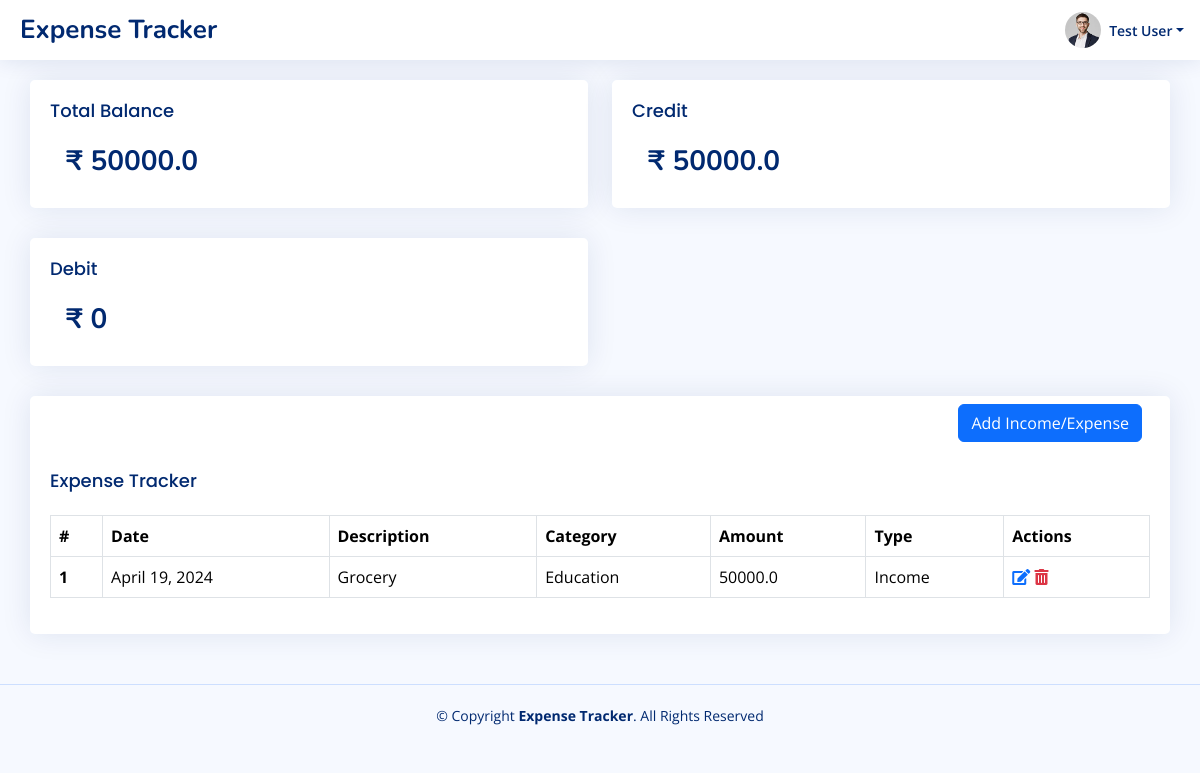
Screenshot of / (signed in) with the database file from the repository.
### app/models.py (models this page shows, shortened)
class User(AbstractBaseUser):
    email = models.EmailField(max_length=255, unique=True)
    is_active = models.BooleanField(default=True)
    is_admin = models.BooleanField(default=False)
    username = models.CharField(max_length=255, null=True, blank=True)
    name = models.CharField(max_length=255, null=True, blank=True)
    objects = UserManager()
    USERNAME_FIELD = 'email'
    REQUIRED_FIELDS = []
    @property
    def get_total_income(self):
        total_credit = self.incomeexpense_set.filter(
            type='income').aggregate(models.Sum('amount'))['amount__sum'] or 0
        total_debit = self.incomeexpense_set.filter(type='expense').aggregate(
            models.Sum('amount'))['amount__sum'] or 0
        return total_credit - total_debit
    @property
    def get_total_credit(self):
        total_credit = self.incomeexpense_set.filter(
            type='income').aggregate(models.Sum('amount'))['amount__sum'] or 0
        return total_credit
    @property
    def get_total_debit(self):
        total_debit = self.incomeexpense_set.filter(type='expense').aggregate(
            models.Sum('amount'))['amount__sum'] or 0
        return total_debit
    def __str__(self):
        return self.name

class IncomeExpense(models.Model):
    TYPE_CHOICES = (
        ('income', 'Income'),
        ('expense', 'Expense'),
    )
    user = models.ForeignKey(User, on_delete=models.CASCADE)
    amount = models.FloatField()
    description = models.TextField()
    date = models.DateField()
    category = models.CharField(max_length=255)
    created_at = models.DateTimeField(auto_now_add=True)
    updated_at = models.DateTimeField(auto_now=True)
    type = models.CharField(max_length=255, choices=TYPE_CHOICES)

### app/views.py (the view)
# urls.py: path('', views.index, name='index'),
@login_required
def index(request):
    all_income = IncomeExpense.objects.filter(user=request.user).all()
    return render(request, 'app/index.html', {'all_income': all_income })

### app/context_processors.py (called while the page is built, shortened)
def context_variables(request):
    if request.user.is_authenticated:
        user = request.user
        return {
            'user': user,
            'total_credit': user.get_total_credit or 0,
            'total_debit': user.get_total_debit or 0,
            'total': user.get_total_income or 0
        }

### templates/app/index.html (shortened to what this page needs)
{% extends "base/__base.html" %}
{% load static %}
{% block content %}
<div class="row">
<div class="col-xxl-4 col-md-6">
              <div class="card info-card sales-card">
                <div class="card-body">
                  <h5 class="card-title">Total Balance </h5>
                  <div class="d-flex align-items-center">
                    <div class="ps-3">
                      <h6>₹ {{total}}</h6>
                    </div>
                  </div>
                </div>
              </div>
</div>
<div class="col-xxl-4 col-md-6">
              <div class="card info-card sales-card">
                <div class="card-body">
                  <h5 class="card-title">Credit</h5>
                  <div class="d-flex align-items-center">
                    <div class="ps-3">
                      <h6>₹ {{total_credit}}</h6>
                    </div>
                  </div>
                </div>
         </div>
</div>
<div class="col-xxl-4 col-md-6">
              <div class="card info-card sales-card">
                <div class="card-body">
                  <h5 class="card-title">Debit</h5>
                  <div class="d-flex align-items-center">
                    <div class="ps-3">
                      <h6>₹ {{total_debit}}</h6>
                    </div>
                  </div>
                </div>
         </div>
</div>
</div>
<div class="row">
<div class="col-lg-12">
<div class="card">
    <div class="card-body">
        <div class="d-flex justify-content-end m-2">
            <a class="btn btn-primary" href="{% url 'app:add_expense' %}">Add Income/Expense </a>
        </div>
        <h5 class="card-title">Expense Tracker</h5>
        <table class="table table-bordered">
            <thead>
                <tr>
                    <th scope="col">#</th>
                    <th scope="col">Date</th>
                    <th scope="col">Description</th>
                    <th scope="col">Category</th>
                    <th scope="col">Amount</th>
                    <th scope="col">Type</th>
                    <th scope="col">Actions</th>
                </tr>
            </thead>
            <tbody>
               {% for income in all_income %}
                  <tr>
                     <th scope="row">{{ forloop.counter }}</th>
                     <td>{{ income.date }}</td>
                     <td>{{ income.description }}</td>
                     <td>{{ income.category }}</td>
                     <td>{{ income.amount }}</td>
                     <td>{{ income.get_type_display }}</td>
                     <td>
                           <a href="{% url 'app:edit_expense' income.id %}" class="text-primary"><i class="fas fa-edit"></i></a>
                           <a href="{% url 'app:delete_expense' income.id %}" class="text-danger"><i class="fas fa-trash-alt"></i></a>
                     </td>
                  </tr>
               {% endfor %}
            </tbody>
        </table>
    </div>
</div>
        </div>
</div>
{% endblock %}

### templates/base/nav.html (shortened to what this page needs)
{% load static %}
<li class="nav-item dropdown pe-3">
  <a
    class="nav-link nav-profile d-flex align-items-center pe-0"
    href="#"
    data-bs-toggle="dropdown"
  >
    <img
      src="{% static 'assets/img/profile-img.jpg' %}"
      alt="Profile"
      class="rounded-circle"
    />
    <span class="d-none d-md-block dropdown-toggle ps-2">{{user}}</span> </a
  >
</li>

### static/assets/css/style.css (style rules this page uses)
:root { scroll-behavior: smooth; }
body { font-family: "Open Sans", sans-serif; background: #f6f9ff; color: #444444; }
a { color: #4154f1; text-decoration: none; }
h1, h2, h3, h4, h5, h6 { font-family: "Nunito", sans-serif; }
.card { margin-bottom: 30px; border: none; border-radius: 5px; box-shadow: 0px 0 30px rgba(1, 41, 112, 0.1); }
.card-title { padding: 20px 0 15px 0; font-size: 18px; font-weight: 500; color: #012970; font-family: "Poppins", sans-serif; }
.card-body { padding: 0 20px 20px 20px; }
.header-nav .nav-profile { color: #012970; }
.header-nav .nav-profile img { max-height: 36px; }
.header-nav .nav-profile span { font-size: 14px; font-weight: 600; }
.dashboard .info-card { padding-bottom: 10px; }
.dashboard .info-card h6 { font-size: 28px; color: #012970; font-weight: 700; margin: 0; padding: 0; }

### rows the page displays
User: name "Test User"
IncomeExpense: date "April 19, 2024", description "Grocery", category "Education", amount "50000.0", type "Income"

### other values shown
{{ total }} "50000.0"
{{ total_credit }} "50000.0"
{{ total_debit }} "0"
